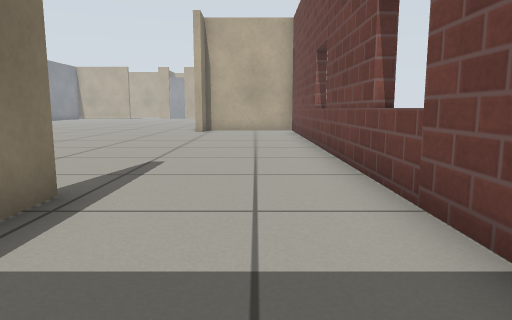
view 1 (above)

21 first-person views from a walk through a Gazebo world. The camera is 0.5 m above the floor, tilts 8° down and sees 70° across. The floor is counted in squares, 0.5 m on a side. Each view is taken from the middle of a square. On the plan, view 1 faces up. The plan holds only what a view shows up to about 13 squares ahead; the rest is blank. The robots in the file are not drawn. Gazebo's built-in surfaces are drawn with simple patterns.

view 2
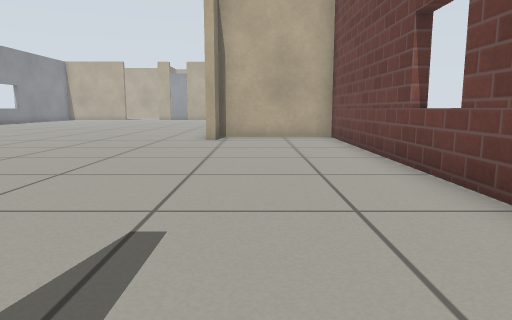

view 3
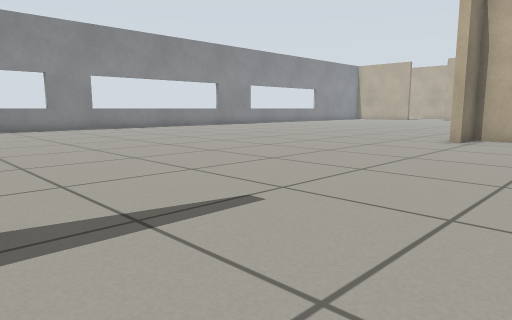

view 4
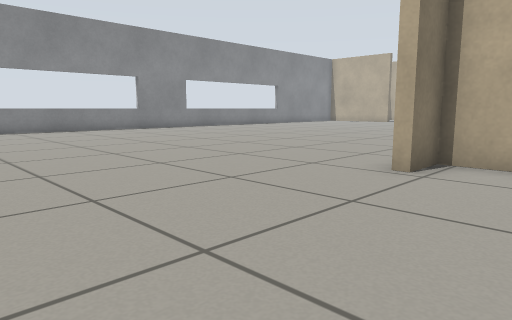

view 5
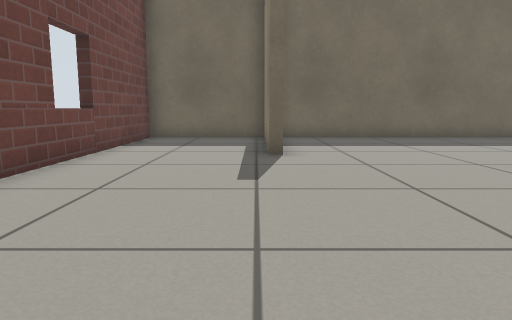

view 6
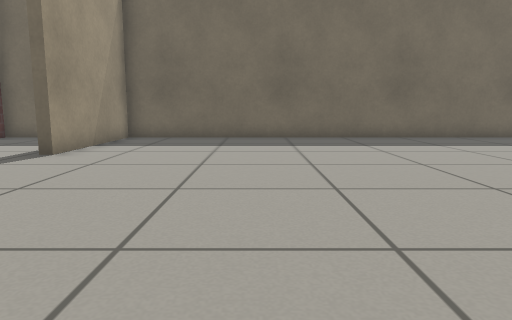

view 7
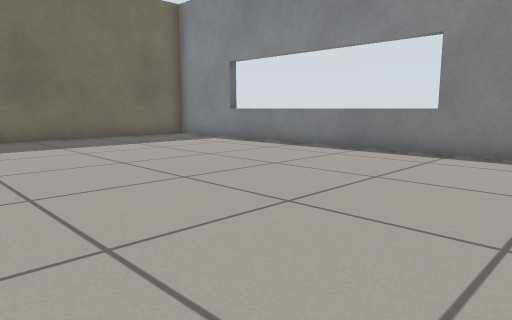

view 8
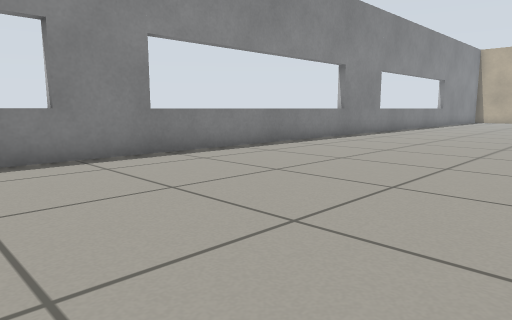

view 9
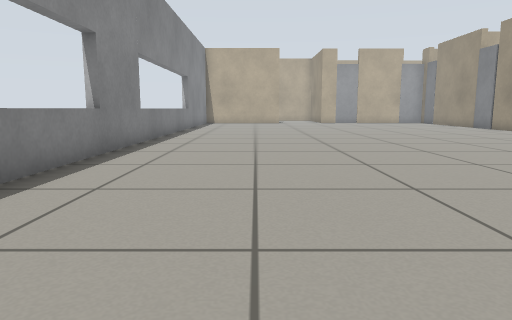

view 10
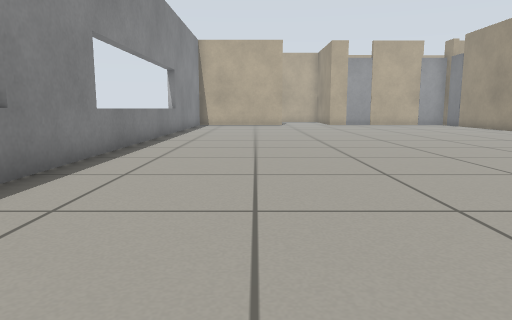

view 11
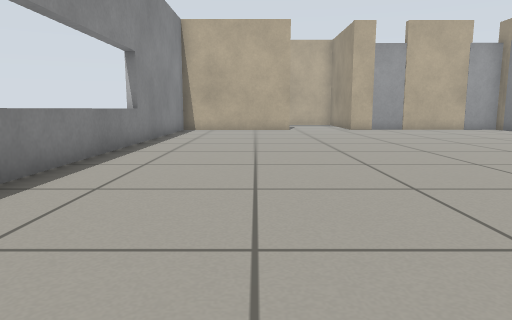

view 12
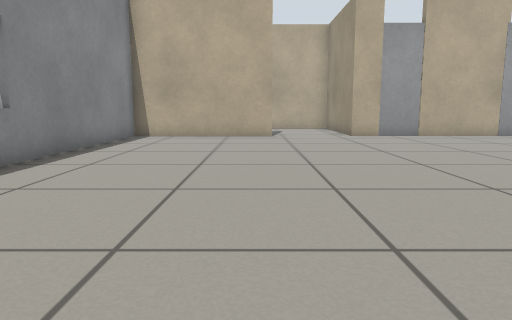

view 13
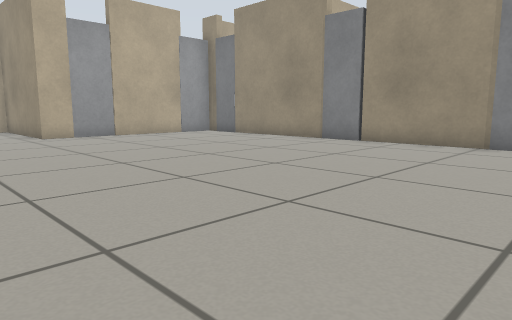

view 14
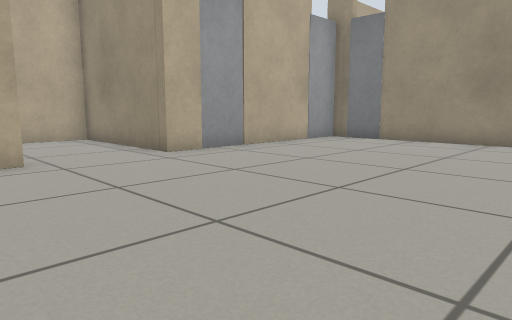

view 15
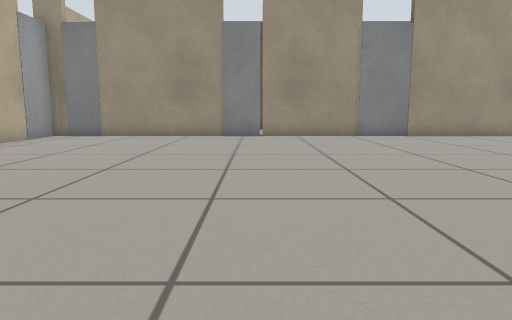

view 16
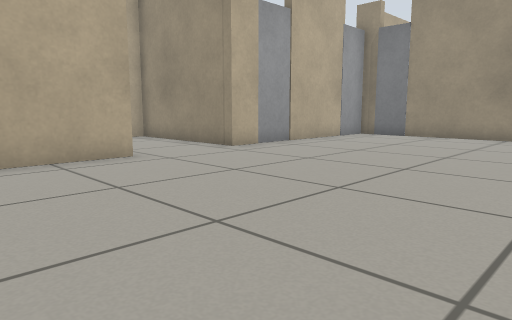

view 17
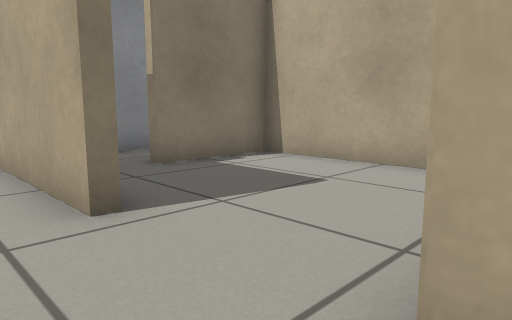

view 18
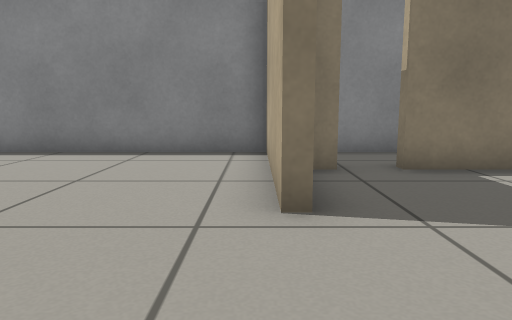

view 19
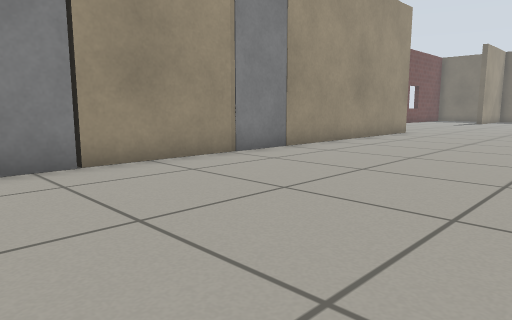

view 20
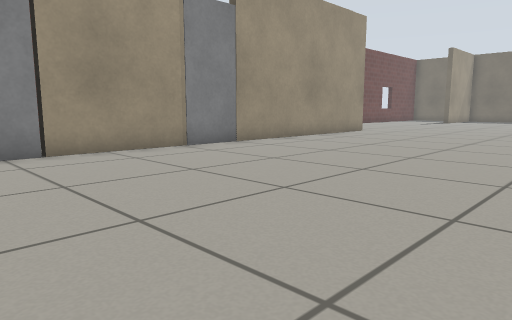

view 21
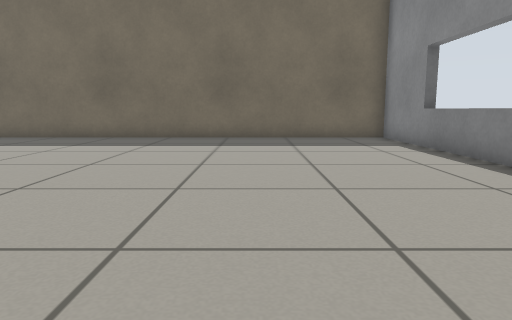

### Floor plan
Ten units are one square. View 1 is at (0, 0); x grows to the right and y downward. Boxes are objects, and circles mark ways between rooms. Rooms are numbered by the first view taken in them; rooms with no view inside come last. Other rooms are left out.
<svg viewBox="-179 -418 201 429">
<path fill="none" stroke="#000" d="M-26 -182 -26 -235M-26 -254 -26 -286M-26 -304 -26 -345M-23 -41 -23 -1M-85 -362 -95 -362 -95 -374M-124 -362 -174 -362 -174 6 -26 6 -26 -41M-45 -364 -66 -364M-26 -358 -26 -365M-24 6 17 6 17 -169 -23 -169 -23 -156M-124 -366 -124 -362M-95 -374 -95 -413 -149 -413 -149 -384 -154 -384M-149 -374 -149 -369"/>
<rect x="-85" y="-375" width="20" height="10" fill="#bbb"><title>door leaf</title></rect>
<rect x="-45" y="-375" width="20" height="10" fill="#bbb"><title>door leaf</title></rect>
<rect x="-25" y="-255" width="10" height="20" fill="#bbb"><title>door leaf</title></rect>
<circle cx="-110" cy="-370" r="3" fill="#2a7"/>
<text x="-90" y="-190">1</text>
<text x="-120" y="-390">2</text>
</svg>
Room 1 opens to room 2.

Where each view was taken, in squares from view 1:
view 1: 0 up, 0 right, facing up
view 2: 4 up, 1 left, facing up
view 3: 4 up, 1 right, facing up-left
view 4: 10 up, 0 right, facing up-left
view 5: 12 up, 2 left, facing down
view 6: 12 up, 7 left, facing down
view 7: 12 up, 9 left, facing down-left
view 8: 7 up, 10 left, facing up-left
view 9: 11 up, 14 left, facing up
view 10: 14 up, 14 left, facing up
view 11: 19 up, 14 left, facing up
view 12: 23 up, 13 left, facing up
view 13: 23 up, 13 left, facing up-right
view 14: 29 up, 14 left, facing up-right
view 15: 29 up, 16 left, facing right
view 16: 29 up, 16 left, facing up-right
view 17: 35 up, 9 left, facing up-left
view 18: 36 up, 9 left, facing left
view 19: 31 up, 9 left, facing down-right
view 20: 31 up, 11 left, facing down-right
view 21: 12 up, 13 left, facing down
